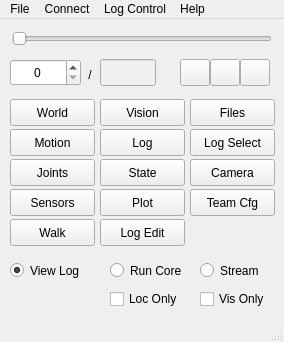
<?xml version="1.0" encoding="UTF-8"?>
<ui version="4.0">
 <class>UTNaoTool</class>
 <widget class="QMainWindow" name="UTNaoTool">
  <property name="geometry">
   <rect>
    <x>0</x>
    <y>0</y>
    <width>284</width>
    <height>342</height>
   </rect>
  </property>
  <property name="windowTitle">
   <string>UTNaoTool</string>
  </property>
  <property name="windowIcon">
   <iconset>
    <normaloff/>
   </iconset>
  </property>
  <property name="autoFillBackground">
   <bool>false</bool>
  </property>
  <widget class="QWidget" name="centralwidget">
   <widget class="QLineEdit" name="numFrameEdit">
    <property name="enabled">
     <bool>false</bool>
    </property>
    <property name="geometry">
     <rect>
      <x>100</x>
      <y>40</y>
      <width>56</width>
      <height>27</height>
     </rect>
    </property>
    <property name="font">
     <font>
      <pointsize>9</pointsize>
      <weight>50</weight>
      <bold>false</bold>
     </font>
    </property>
    <property name="frame">
     <bool>true</bool>
    </property>
    <property name="alignment">
     <set>Qt::AlignCenter</set>
    </property>
    <property name="readOnly">
     <bool>true</bool>
    </property>
   </widget>
   <widget class="QLabel" name="label">
    <property name="geometry">
     <rect>
      <x>80</x>
      <y>40</y>
      <width>20</width>
      <height>31</height>
     </rect>
    </property>
    <property name="text">
     <string>/</string>
    </property>
    <property name="scaledContents">
     <bool>false</bool>
    </property>
    <property name="alignment">
     <set>Qt::AlignCenter</set>
    </property>
   </widget>
   <widget class="QSlider" name="frameSlider">
    <property name="geometry">
     <rect>
      <x>12</x>
      <y>10</y>
      <width>260</width>
      <height>20</height>
     </rect>
    </property>
    <property name="orientation">
     <enum>Qt::Horizontal</enum>
    </property>
   </widget>
   <widget class="QSpinBox" name="currentFrameSpin">
    <property name="geometry">
     <rect>
      <x>10</x>
      <y>40</y>
      <width>71</width>
      <height>27</height>
     </rect>
    </property>
    <property name="alignment">
     <set>Qt::AlignCenter</set>
    </property>
   </widget>
   <widget class="QPushButton" name="playButton">
    <property name="geometry">
     <rect>
      <x>180</x>
      <y>40</y>
      <width>30</width>
      <height>27</height>
     </rect>
    </property>
    <property name="text">
     <string/>
    </property>
    <property name="icon">
     <iconset>
      <normaloff>images/play-48x48.png</normaloff>images/play-48x48.png</iconset>
    </property>
   </widget>
   <widget class="QPushButton" name="pauseButton">
    <property name="geometry">
     <rect>
      <x>210</x>
      <y>40</y>
      <width>30</width>
      <height>27</height>
     </rect>
    </property>
    <property name="text">
     <string/>
    </property>
    <property name="icon">
     <iconset>
      <normaloff>images/pause-48x48.png</normaloff>images/pause-48x48.png</iconset>
    </property>
   </widget>
   <widget class="QPushButton" name="fastForwardButton">
    <property name="geometry">
     <rect>
      <x>240</x>
      <y>40</y>
      <width>30</width>
      <height>27</height>
     </rect>
    </property>
    <property name="text">
     <string/>
    </property>
    <property name="icon">
     <iconset>
      <normaloff>images/forward-48x48.png</normaloff>images/forward-48x48.png</iconset>
    </property>
   </widget>
   <widget class="QRadioButton" name="viewLogRadio">
    <property name="geometry">
     <rect>
      <x>10</x>
      <y>240</y>
      <width>91</width>
      <height>23</height>
     </rect>
    </property>
    <property name="text">
     <string>View Log</string>
    </property>
    <property name="checked">
     <bool>true</bool>
    </property>
   </widget>
   <widget class="QRadioButton" name="runCoreRadio">
    <property name="geometry">
     <rect>
      <x>110</x>
      <y>240</y>
      <width>91</width>
      <height>23</height>
     </rect>
    </property>
    <property name="text">
     <string>Run Core</string>
    </property>
   </widget>
   <widget class="QPushButton" name="fullVisionButton">
    <property name="geometry">
     <rect>
      <x>100</x>
      <y>80</y>
      <width>85</width>
      <height>27</height>
     </rect>
    </property>
    <property name="text">
     <string>Vision</string>
    </property>
   </widget>
   <widget class="QPushButton" name="motionButton">
    <property name="geometry">
     <rect>
      <x>10</x>
      <y>110</y>
      <width>85</width>
      <height>27</height>
     </rect>
    </property>
    <property name="text">
     <string>Motion</string>
    </property>
    <property name="autoDefault">
     <bool>false</bool>
    </property>
    <property name="flat">
     <bool>false</bool>
    </property>
   </widget>
   <widget class="QPushButton" name="filesButton">
    <property name="enabled">
     <bool>true</bool>
    </property>
    <property name="geometry">
     <rect>
      <x>190</x>
      <y>80</y>
      <width>85</width>
      <height>27</height>
     </rect>
    </property>
    <property name="text">
     <string>Files</string>
    </property>
   </widget>
   <widget class="QPushButton" name="logButton">
    <property name="geometry">
     <rect>
      <x>100</x>
      <y>110</y>
      <width>85</width>
      <height>27</height>
     </rect>
    </property>
    <property name="mouseTracking">
     <bool>true</bool>
    </property>
    <property name="text">
     <string>Log</string>
    </property>
   </widget>
   <widget class="QPushButton" name="worldButton">
    <property name="geometry">
     <rect>
      <x>10</x>
      <y>80</y>
      <width>85</width>
      <height>27</height>
     </rect>
    </property>
    <property name="mouseTracking">
     <bool>true</bool>
    </property>
    <property name="text">
     <string>World</string>
    </property>
   </widget>
   <widget class="QPushButton" name="logSelectButton">
    <property name="enabled">
     <bool>true</bool>
    </property>
    <property name="geometry">
     <rect>
      <x>190</x>
      <y>110</y>
      <width>85</width>
      <height>27</height>
     </rect>
    </property>
    <property name="text">
     <string>Log Select</string>
    </property>
   </widget>
   <widget class="QRadioButton" name="streamRadio">
    <property name="geometry">
     <rect>
      <x>200</x>
      <y>240</y>
      <width>71</width>
      <height>23</height>
     </rect>
    </property>
    <property name="text">
     <string>Stream</string>
    </property>
   </widget>
   <widget class="QPushButton" name="jointsButton">
    <property name="geometry">
     <rect>
      <x>10</x>
      <y>140</y>
      <width>85</width>
      <height>27</height>
     </rect>
    </property>
    <property name="text">
     <string>Joints</string>
    </property>
    <property name="autoDefault">
     <bool>false</bool>
    </property>
    <property name="flat">
     <bool>false</bool>
    </property>
   </widget>
   <widget class="QPushButton" name="stateButton">
    <property name="geometry">
     <rect>
      <x>100</x>
      <y>140</y>
      <width>85</width>
      <height>27</height>
     </rect>
    </property>
    <property name="text">
     <string>State</string>
    </property>
    <property name="autoDefault">
     <bool>false</bool>
    </property>
    <property name="flat">
     <bool>false</bool>
    </property>
   </widget>
   <widget class="QPushButton" name="cameraButton">
    <property name="geometry">
     <rect>
      <x>190</x>
      <y>140</y>
      <width>85</width>
      <height>27</height>
     </rect>
    </property>
    <property name="text">
     <string>Camera</string>
    </property>
   </widget>
   <widget class="QPushButton" name="teamButton">
    <property name="geometry">
     <rect>
      <x>190</x>
      <y>170</y>
      <width>85</width>
      <height>27</height>
     </rect>
    </property>
    <property name="text">
     <string>Team Cfg</string>
    </property>
   </widget>
   <widget class="QPushButton" name="sensorButton">
    <property name="geometry">
     <rect>
      <x>10</x>
      <y>170</y>
      <width>85</width>
      <height>27</height>
     </rect>
    </property>
    <property name="text">
     <string>Sensors</string>
    </property>
    <property name="autoDefault">
     <bool>false</bool>
    </property>
    <property name="flat">
     <bool>false</bool>
    </property>
   </widget>
   <widget class="QPushButton" name="plotButton">
    <property name="geometry">
     <rect>
      <x>100</x>
      <y>170</y>
      <width>85</width>
      <height>27</height>
     </rect>
    </property>
    <property name="text">
     <string>Plot</string>
    </property>
    <property name="autoDefault">
     <bool>false</bool>
    </property>
    <property name="flat">
     <bool>false</bool>
    </property>
   </widget>
   <widget class="QPushButton" name="walkButton">
    <property name="geometry">
     <rect>
      <x>10</x>
      <y>200</y>
      <width>85</width>
      <height>27</height>
     </rect>
    </property>
    <property name="text">
     <string>Walk</string>
    </property>
    <property name="autoDefault">
     <bool>false</bool>
    </property>
    <property name="flat">
     <bool>false</bool>
    </property>
   </widget>
   <widget class="QCheckBox" name="localizationOnlyCheckBox">
    <property name="geometry">
     <rect>
      <x>110</x>
      <y>270</y>
      <width>80</width>
      <height>20</height>
     </rect>
    </property>
    <property name="text">
     <string>Loc Only</string>
    </property>
   </widget>
   <widget class="QCheckBox" name="visionOnlyCheckBox">
    <property name="geometry">
     <rect>
      <x>200</x>
      <y>270</y>
      <width>80</width>
      <height>20</height>
     </rect>
    </property>
    <property name="text">
     <string>Vis Only</string>
    </property>
   </widget>
   <widget class="QPushButton" name="logEditorButton">
    <property name="geometry">
     <rect>
      <x>100</x>
      <y>200</y>
      <width>85</width>
      <height>27</height>
     </rect>
    </property>
    <property name="text">
     <string>Log Edit</string>
    </property>
    <property name="autoDefault">
     <bool>false</bool>
    </property>
    <property name="flat">
     <bool>false</bool>
    </property>
   </widget>
  </widget>
  <widget class="QStatusBar" name="statusbar"/>
  <widget class="QMenuBar" name="menubar">
   <property name="geometry">
    <rect>
     <x>0</x>
     <y>0</y>
     <width>284</width>
     <height>20</height>
    </rect>
   </property>
   <widget class="QMenu" name="menuFile">
    <property name="title">
     <string>File</string>
    </property>
    <addaction name="actionNew_Log"/>
    <addaction name="actionOpen_Log"/>
    <addaction name="actionOpen_Recent_Log"/>
    <addaction name="actionSave_Log"/>
    <addaction name="actionRe_Run_Core"/>
   </widget>
   <widget class="QMenu" name="menuConnect">
    <property name="title">
     <string>Connect</string>
    </property>
    <addaction name="actionConnect_to_Robot"/>
   </widget>
   <widget class="QMenu" name="menuControl">
    <property name="title">
     <string>Log Control</string>
    </property>
    <addaction name="actionPlay"/>
    <addaction name="actionStop"/>
    <addaction name="actionPrevious_Frame"/>
    <addaction name="actionNext_Frame"/>
   </widget>
   <widget class="QMenu" name="menuHelp">
    <property name="title">
     <string>Help</string>
    </property>
   </widget>
   <addaction name="menuFile"/>
   <addaction name="menuConnect"/>
   <addaction name="menuControl"/>
   <addaction name="menuHelp"/>
  </widget>
  <action name="actionOPen">
   <property name="text">
    <string>OPen</string>
   </property>
  </action>
  <action name="actionOpen">
   <property name="text">
    <string>Open</string>
   </property>
  </action>
  <action name="actionOpen_Log">
   <property name="text">
    <string>Open Log</string>
   </property>
  </action>
  <action name="actionNew_Log">
   <property name="text">
    <string>New Log</string>
   </property>
  </action>
  <action name="actionSave_Log">
   <property name="text">
    <string>Save Log</string>
   </property>
  </action>
  <action name="actionConnect_to_Robot">
   <property name="text">
    <string>Connect to Robot</string>
   </property>
  </action>
  <action name="actionPrevious_Frame">
   <property name="text">
    <string>Previous Frame</string>
   </property>
  </action>
  <action name="actionNext_Frame">
   <property name="text">
    <string>Next Frame</string>
   </property>
  </action>
  <action name="actionPlay">
   <property name="text">
    <string>Play</string>
   </property>
  </action>
  <action name="actionStop">
   <property name="text">
    <string>Stop</string>
   </property>
  </action>
  <action name="actionOpen_Recent_Log">
   <property name="text">
    <string>Open Recent Log</string>
   </property>
  </action>
  <action name="actionRe_Run_Core">
   <property name="text">
    <string>Re-Run Core</string>
   </property>
  </action>
 </widget>
 <resources/>
 <connections/>
</ui>
